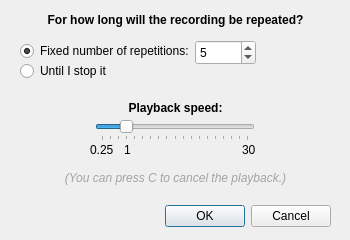
<?xml version="1.0" encoding="UTF-8"?>
<ui version="4.0">
 <class>Dialog</class>
 <widget class="QDialog" name="Dialog">
  <property name="geometry">
   <rect>
    <x>0</x>
    <y>0</y>
    <width>350</width>
    <height>240</height>
   </rect>
  </property>
  <property name="minimumSize">
   <size>
    <width>350</width>
    <height>240</height>
   </size>
  </property>
  <property name="maximumSize">
   <size>
    <width>350</width>
    <height>240</height>
   </size>
  </property>
  <property name="font">
   <font>
    <pointsize>9</pointsize>
   </font>
  </property>
  <property name="windowTitle">
   <string>Play config</string>
  </property>
  <widget class="QDialogButtonBox" name="button_box">
   <property name="geometry">
    <rect>
     <x>160</x>
     <y>200</y>
     <width>171</width>
     <height>32</height>
    </rect>
   </property>
   <property name="cursor">
    <cursorShape>PointingHandCursor</cursorShape>
   </property>
   <property name="orientation">
    <enum>Qt::Orientation::Horizontal</enum>
   </property>
   <property name="standardButtons">
    <set>QDialogButtonBox::StandardButton::Cancel|QDialogButtonBox::StandardButton::Ok</set>
   </property>
  </widget>
  <widget class="QLabel" name="repeat_label">
   <property name="geometry">
    <rect>
     <x>0</x>
     <y>10</y>
     <width>351</width>
     <height>20</height>
    </rect>
   </property>
   <property name="font">
    <font>
     <pointsize>9</pointsize>
     <bold>true</bold>
    </font>
   </property>
   <property name="text">
    <string>For how long will the recording be repeated?</string>
   </property>
   <property name="alignment">
    <set>Qt::AlignmentFlag::AlignCenter</set>
   </property>
  </widget>
  <widget class="QRadioButton" name="fixed_radio">
   <property name="geometry">
    <rect>
     <x>20</x>
     <y>40</y>
     <width>181</width>
     <height>22</height>
    </rect>
   </property>
   <property name="cursor">
    <cursorShape>PointingHandCursor</cursorShape>
   </property>
   <property name="text">
    <string>Fixed number of repetitions:</string>
   </property>
   <property name="checked">
    <bool>true</bool>
   </property>
  </widget>
  <widget class="QSpinBox" name="fixed_spin">
   <property name="geometry">
    <rect>
     <x>195</x>
     <y>40</y>
     <width>61</width>
     <height>25</height>
    </rect>
   </property>
   <property name="minimum">
    <number>1</number>
   </property>
   <property name="maximum">
    <number>99999</number>
   </property>
   <property name="value">
    <number>5</number>
   </property>
  </widget>
  <widget class="QRadioButton" name="infinite_radio">
   <property name="geometry">
    <rect>
     <x>20</x>
     <y>60</y>
     <width>91</width>
     <height>22</height>
    </rect>
   </property>
   <property name="cursor">
    <cursorShape>PointingHandCursor</cursorShape>
   </property>
   <property name="text">
    <string>Until I stop it</string>
   </property>
  </widget>
  <widget class="QLabel" name="speed_label">
   <property name="geometry">
    <rect>
     <x>0</x>
     <y>100</y>
     <width>351</width>
     <height>16</height>
    </rect>
   </property>
   <property name="font">
    <font>
     <pointsize>9</pointsize>
     <bold>true</bold>
    </font>
   </property>
   <property name="text">
    <string>Playback speed:</string>
   </property>
   <property name="alignment">
    <set>Qt::AlignmentFlag::AlignCenter</set>
   </property>
  </widget>
  <widget class="QSlider" name="speed_slider">
   <property name="geometry">
    <rect>
     <x>95</x>
     <y>120</y>
     <width>160</width>
     <height>21</height>
    </rect>
   </property>
   <property name="minimum">
    <number>1</number>
   </property>
   <property name="maximum">
    <number>19</number>
   </property>
   <property name="value">
    <number>4</number>
   </property>
   <property name="orientation">
    <enum>Qt::Orientation::Horizontal</enum>
   </property>
   <property name="tickPosition">
    <enum>QSlider::TickPosition::TicksBelow</enum>
   </property>
   <property name="tickInterval">
    <number>1</number>
   </property>
  </widget>
  <widget class="QLabel" name="slider_label2">
   <property name="geometry">
    <rect>
     <x>124</x>
     <y>142</y>
     <width>16</width>
     <height>16</height>
    </rect>
   </property>
   <property name="text">
    <string>1</string>
   </property>
  </widget>
  <widget class="QLabel" name="slider_label3">
   <property name="geometry">
    <rect>
     <x>242</x>
     <y>142</y>
     <width>16</width>
     <height>16</height>
    </rect>
   </property>
   <property name="text">
    <string>30</string>
   </property>
  </widget>
  <widget class="QLabel" name="slider_label">
   <property name="geometry">
    <rect>
     <x>90</x>
     <y>142</y>
     <width>31</width>
     <height>16</height>
    </rect>
   </property>
   <property name="text">
    <string>0.25</string>
   </property>
  </widget>
  <widget class="QLabel" name="cancel_info">
   <property name="geometry">
    <rect>
     <x>0</x>
     <y>170</y>
     <width>351</width>
     <height>16</height>
    </rect>
   </property>
   <property name="palette">
    <palette>
     <active>
      <colorrole role="WindowText">
       <brush brushstyle="SolidPattern">
        <color alpha="255">
         <red>163</red>
         <green>163</green>
         <blue>163</blue>
        </color>
       </brush>
      </colorrole>
     </active>
     <inactive>
      <colorrole role="WindowText">
       <brush brushstyle="SolidPattern">
        <color alpha="255">
         <red>163</red>
         <green>163</green>
         <blue>163</blue>
        </color>
       </brush>
      </colorrole>
     </inactive>
     <disabled/>
    </palette>
   </property>
   <property name="font">
    <font>
     <pointsize>9</pointsize>
     <italic>true</italic>
    </font>
   </property>
   <property name="text">
    <string>(You can press C to cancel the playback.)</string>
   </property>
   <property name="alignment">
    <set>Qt::AlignmentFlag::AlignCenter</set>
   </property>
  </widget>
 </widget>
 <resources/>
 <connections>
  <connection>
   <sender>button_box</sender>
   <signal>accepted()</signal>
   <receiver>Dialog</receiver>
   <slot>accept()</slot>
   <hints>
    <hint type="sourcelabel">
     <x>248</x>
     <y>254</y>
    </hint>
    <hint type="destinationlabel">
     <x>157</x>
     <y>274</y>
    </hint>
   </hints>
  </connection>
  <connection>
   <sender>button_box</sender>
   <signal>rejected()</signal>
   <receiver>Dialog</receiver>
   <slot>reject()</slot>
   <hints>
    <hint type="sourcelabel">
     <x>316</x>
     <y>260</y>
    </hint>
    <hint type="destinationlabel">
     <x>286</x>
     <y>274</y>
    </hint>
   </hints>
  </connection>
 </connections>
</ui>
